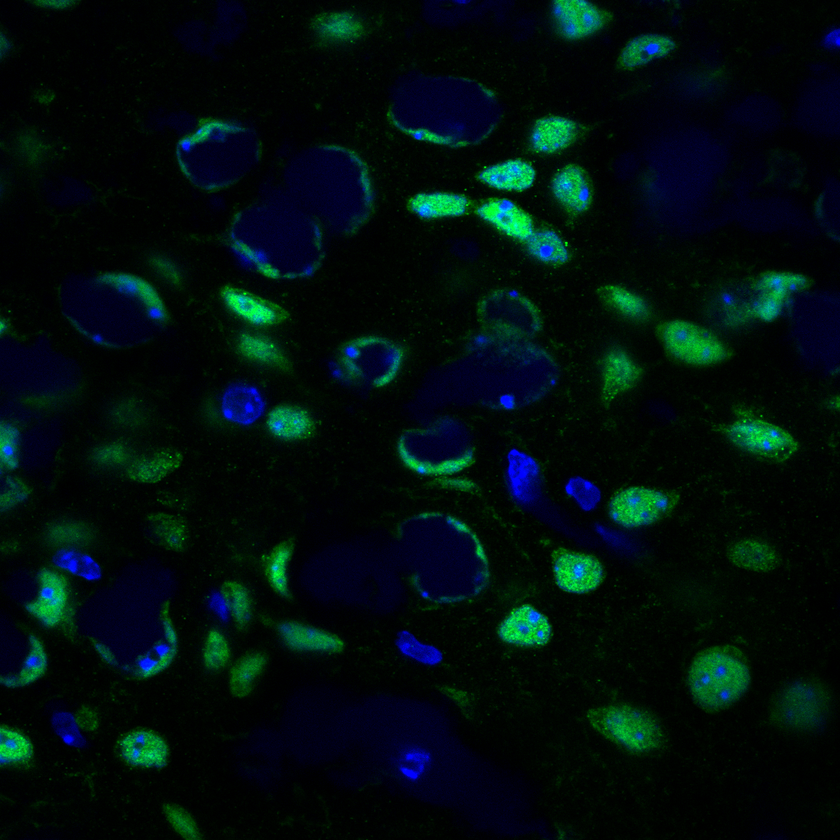
%> input picture Image_dataset/63x-NeuN-Hoechst-izq-18 ZEN.tif, 840 x 840 px, shrunk from 1024 x 1024 before the run
$ octave main_cell_detection.m   (GNU Octave 9; MATLAB toolbox functions it lacks are replaced by stand-ins)
%> lines starting %> are read from the running program, lines starting %| are printed output that depends on the picture
%PROYECTO FINAL
%Fundamentos de procesamiento difital de imagenes

clc; close all; clear variables;
%Cargamos el grupo 63x-NeuN-Hoechst-izq-18 ZEN
Im_63x18 = im2double(imread('63x-NeuN-Hoechst-izq-18 ZEN.tif'));
Im_63x18_B = im2double(imread('63x-NeuN-Hoechst-izq-18 ZEN_b0t0z0c0x0-1024y0-1024 (B).tif'));
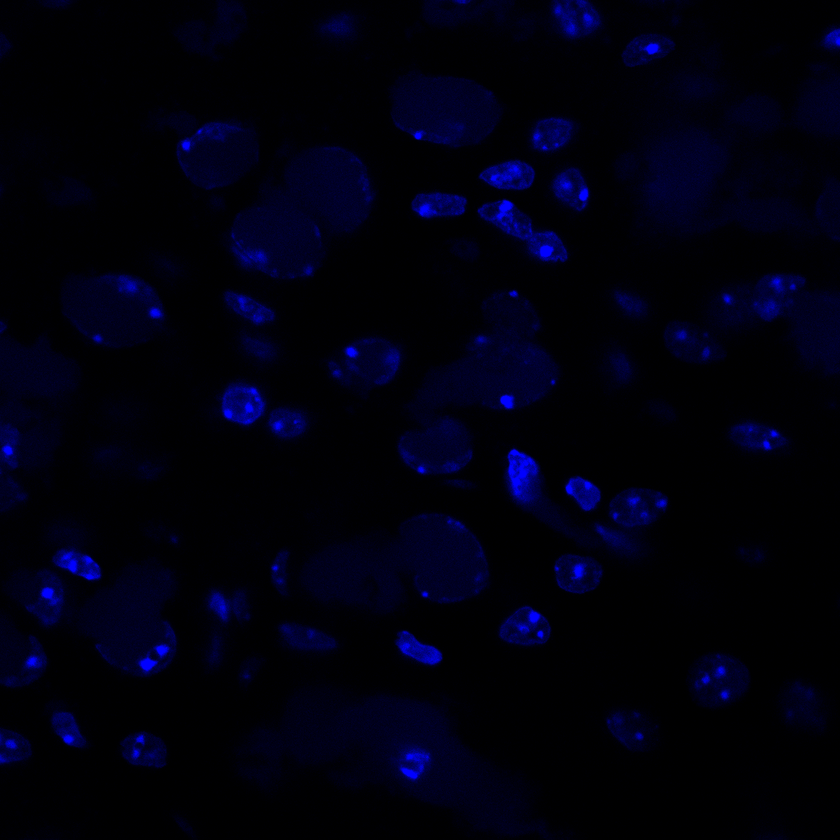
%> input picture Image_dataset/63x-NeuN-Hoechst-izq-18 ZEN_b0t0z0c0x0-1024y0-1024 (B).tif, 840 x 840 px, shrunk from 1024 x 1024 before the run
Im_63x18_G = im2double(imread('63x-NeuN-Hoechst-izq-18 ZEN_b0t0z0c1x0-1024y0-1024 (G).tif'));
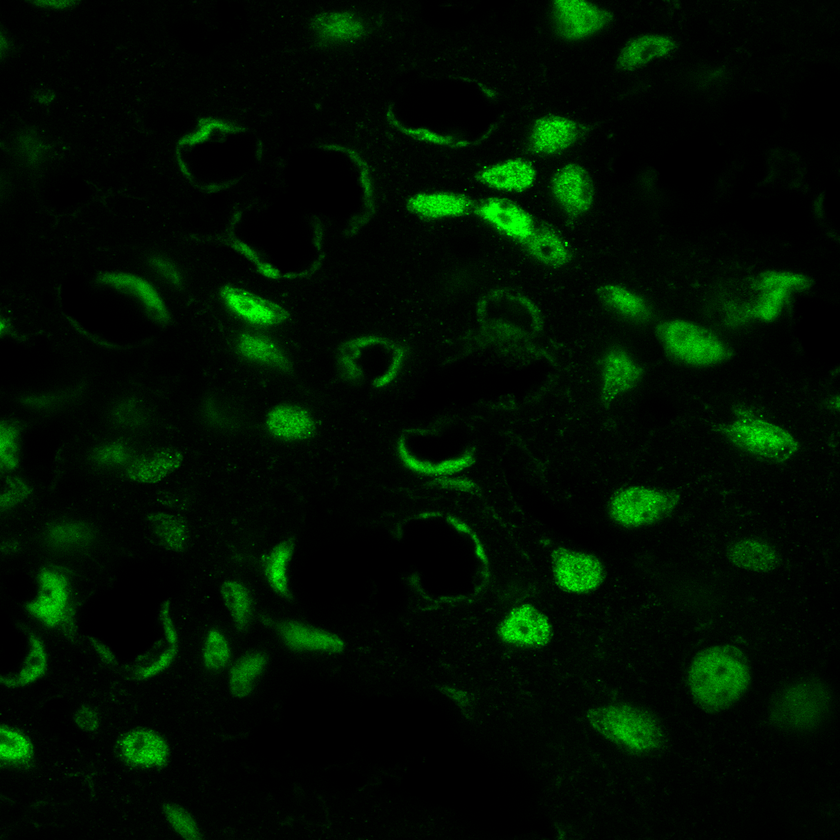
%> input picture Image_dataset/63x-NeuN-Hoechst-izq-18 ZEN_b0t0z0c1x0-1024y0-1024 (G).tif, 840 x 840 px, shrunk from 1024 x 1024 before the run
%Cargamos el grupo % 25x-NeuN-Hoechst-dx-15 ZEN
Im_25x15 = im2double(imread('25x-NeuN-Hoechst-dx-15 ZEN.tif'));
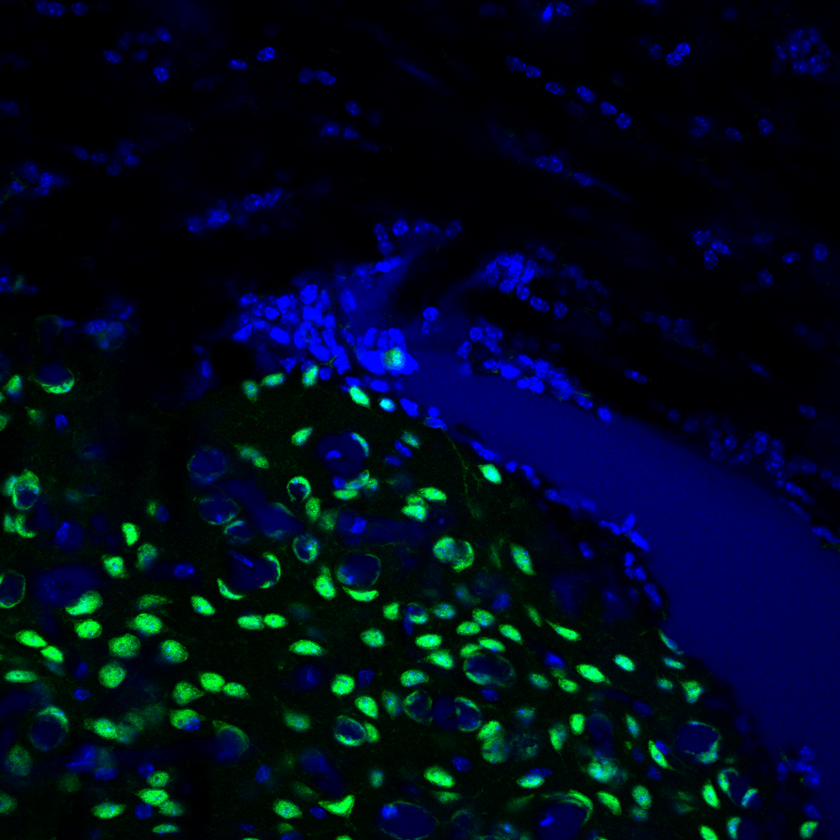
%> input picture Image_dataset/25x-NeuN-Hoechst-dx-15 ZEN.tif, 840 x 840 px, shrunk from 1024 x 1024 before the run
Im_25x15_B = im2double(imread('25x-NeuN-Hoechst-dx-15 ZEN_b0t0z0c0x0-1024y0-1024 (B).tif'));
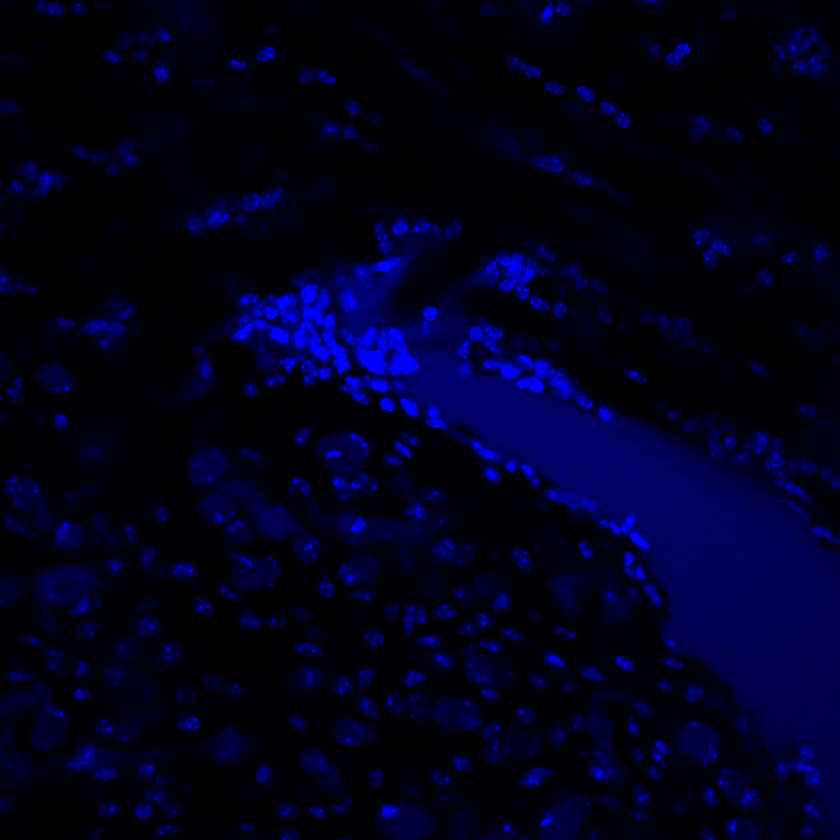
%> input picture Image_dataset/25x-NeuN-Hoechst-dx-15 ZEN_b0t0z0c0x0-1024y0-1024 (B).tif, 840 x 840 px, shrunk from 1024 x 1024 before the run
Im_25x15_G = im2double(imread('25x-NeuN-Hoechst-dx-15 ZEN_b0t0z0c1x0-1024y0-1024 (G).tif'));
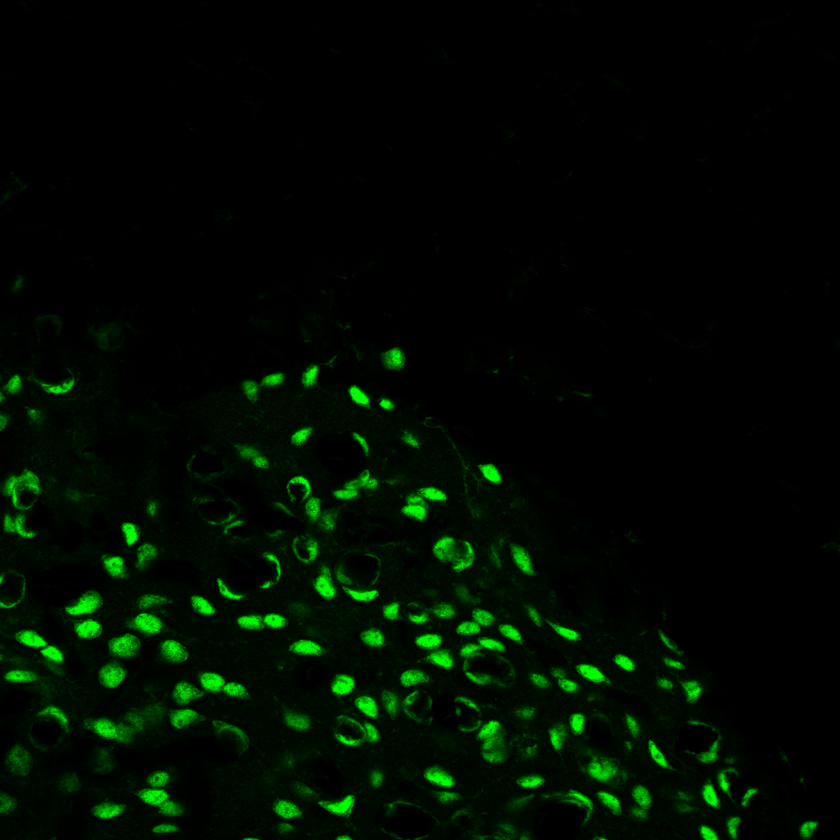
%> input picture Image_dataset/25x-NeuN-Hoechst-dx-15 ZEN_b0t0z0c1x0-1024y0-1024 (G).tif, 840 x 840 px, shrunk from 1024 x 1024 before the run
%Cargamos el grupo 25x-NeuN-Hoechst-dx-16 ZEN
%> (the run ends here)
